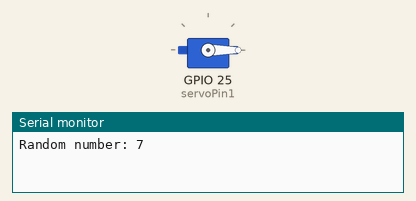
Simulated run of this sketch. Board: ESP32. On the bench: servo, the last lines printed to the serial monitor. Random numbers use the default seed unless the sketch sets one.

Above: at 0.1 s.
At 90.1 s:
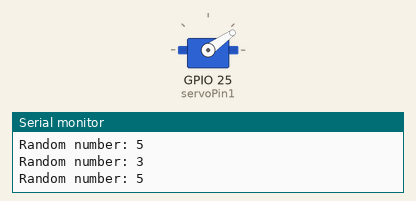
Timing chart, 0 to 93.5 s (numbered marks = the images above):
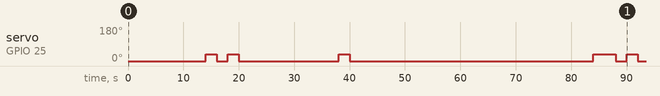

The sketch:

AutomaticLightSwitch.ino
```cpp
#include <ESP32Servo.h>
Servo servo;

int servoPin = 13;
int servoPin1 = 25;

int topoff = 0;
int topon = 35;

int bottomon = 35;
int bottomoff = 0;

int currentPosTop = topoff;
int currentPosBottom = bottomon;

void setup() {
  Serial.begin(115200);
  servo.attach(servoPin);
  servo.attach(servoPin1);
  randomSeed(analogRead(0));
  servo.write(currentPosTop);
}

void loop() {
  int randomNum = random(1, 11);
  Serial.print("Random number: ");
  Serial.println(randomNum);
  currentPosTop = topon;
  currentPosBottom = bottomoff;

  if (randomNum == 5) {
    currentPosTop = topoff;
    currentPosBottom = bottomon;
  } else {
    currentPosTop = topon;
    currentPosBottom = bottomoff;
  }

  servo.write(currentPosTop);
  servo.write(currentPosBottom);
  delay(2000);  // wait 2 seconds
  // currentPosTop = topoff;
  // currentPosBottom = bottomon;
  // servo.write(currentPosTop);
  // servo.write(currentPosBottom);
  // delay(2000);
}
```

Measured:
- by itself, servo on GPIO 25 (servoPin1): 0° → 35° at 14.0 s, → 0° 2.0 s later, → 35° 2.0 s later, → 0° 2.0 s later, … (10 changes in this stretch)
